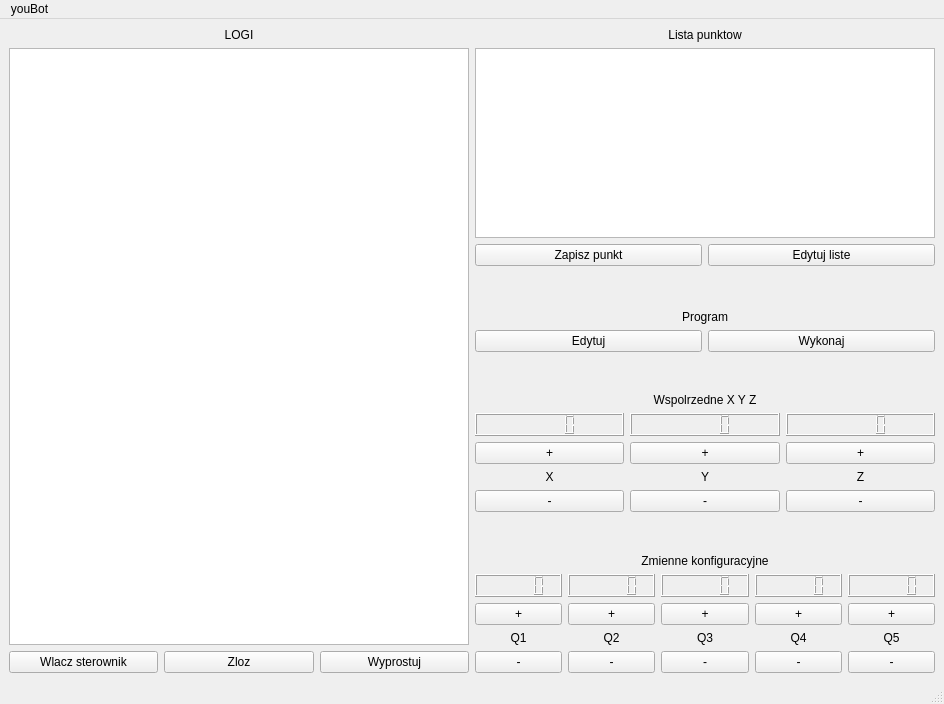
<?xml version="1.0" encoding="UTF-8"?>
<ui version="4.0">
 <class>MainWindowDesign</class>
 <widget class="QMainWindow" name="MainWindowDesign">
  <property name="geometry">
   <rect>
    <x>0</x>
    <y>0</y>
    <width>944</width>
    <height>704</height>
   </rect>
  </property>
  <property name="windowTitle">
   <string>youBot</string>
  </property>
  <property name="windowIcon">
   <iconset resource="../resources/images.qrc">
    <normaloff>:/images/icon.png</normaloff>:/images/icon.png</iconset>
  </property>
  <property name="locale">
   <locale language="Polish" country="Poland"/>
  </property>
  <widget class="QWidget" name="centralwidget">
   <layout class="QHBoxLayout" name="horizontalLayout_17">
    <item>
     <layout class="QVBoxLayout" name="verticalLayout_7">
      <item>
       <widget class="QLabel" name="logs_label">
        <property name="text">
         <string>LOGI</string>
        </property>
        <property name="alignment">
         <set>Qt::AlignCenter</set>
        </property>
       </widget>
      </item>
      <item>
       <widget class="QTextEdit" name="log_window"/>
      </item>
      <item>
       <layout class="QHBoxLayout" name="horizontalLayout_10">
        <item>
         <widget class="QPushButton" name="run_driver">
          <property name="text">
           <string>Wlacz sterownik</string>
          </property>
         </widget>
        </item>
        <item>
         <widget class="QPushButton" name="fold">
          <property name="text">
           <string>Zloz</string>
          </property>
         </widget>
        </item>
        <item>
         <widget class="QPushButton" name="candle">
          <property name="text">
           <string>Wyprostuj</string>
          </property>
         </widget>
        </item>
       </layout>
      </item>
     </layout>
    </item>
    <item>
     <layout class="QVBoxLayout" name="verticalLayout_5">
      <item>
       <layout class="QVBoxLayout" name="verticalLayout_3">
        <item>
         <layout class="QHBoxLayout" name="horizontalLayout_7"/>
        </item>
        <item>
         <layout class="QVBoxLayout" name="verticalLayout_4">
          <item>
           <layout class="QHBoxLayout" name="horizontalLayout_11">
            <item>
             <widget class="QLabel" name="points_label">
              <property name="text">
               <string>Lista punktow</string>
              </property>
              <property name="alignment">
               <set>Qt::AlignCenter</set>
              </property>
             </widget>
            </item>
           </layout>
          </item>
          <item>
           <widget class="QListView" name="listView"/>
          </item>
          <item>
           <layout class="QHBoxLayout" name="horizontalLayout_12">
            <item>
             <widget class="QPushButton" name="save">
              <property name="text">
               <string>Zapisz punkt</string>
              </property>
             </widget>
            </item>
            <item>
             <widget class="QPushButton" name="q4_minus_3">
              <property name="text">
               <string>Edytuj liste</string>
              </property>
             </widget>
            </item>
           </layout>
          </item>
          <item>
           <spacer name="verticalSpacer_2">
            <property name="orientation">
             <enum>Qt::Vertical</enum>
            </property>
            <property name="sizeHint" stdset="0">
             <size>
              <width>20</width>
              <height>40</height>
             </size>
            </property>
           </spacer>
          </item>
         </layout>
        </item>
        <item>
         <layout class="QHBoxLayout" name="horizontalLayout_8">
          <item>
           <widget class="QLabel" name="program_label">
            <property name="text">
             <string>Program</string>
            </property>
            <property name="alignment">
             <set>Qt::AlignCenter</set>
            </property>
           </widget>
          </item>
         </layout>
        </item>
        <item>
         <layout class="QHBoxLayout" name="horizontalLayout_9">
          <item>
           <widget class="QPushButton" name="edit">
            <property name="text">
             <string>Edytuj</string>
            </property>
           </widget>
          </item>
          <item>
           <widget class="QPushButton" name="execute">
            <property name="text">
             <string>Wykonaj</string>
            </property>
           </widget>
          </item>
         </layout>
        </item>
       </layout>
      </item>
      <item>
       <spacer name="verticalSpacer_4">
        <property name="orientation">
         <enum>Qt::Vertical</enum>
        </property>
        <property name="sizeHint" stdset="0">
         <size>
          <width>20</width>
          <height>40</height>
         </size>
        </property>
       </spacer>
      </item>
      <item>
       <layout class="QVBoxLayout" name="verticalLayout_2">
        <item>
         <widget class="QLabel" name="var_cord_label">
          <property name="text">
           <string>Wspolrzedne X Y Z</string>
          </property>
          <property name="alignment">
           <set>Qt::AlignCenter</set>
          </property>
         </widget>
        </item>
        <item>
         <layout class="QHBoxLayout" name="horizontalLayout_16">
          <item>
           <widget class="QLCDNumber" name="lcd_x"/>
          </item>
          <item>
           <widget class="QLCDNumber" name="lcd_y"/>
          </item>
          <item>
           <widget class="QLCDNumber" name="lcd_z"/>
          </item>
         </layout>
        </item>
        <item>
         <layout class="QHBoxLayout" name="horizontalLayout_4">
          <item>
           <widget class="QPushButton" name="q1_plus_2">
            <property name="text">
             <string>+</string>
            </property>
           </widget>
          </item>
          <item>
           <widget class="QPushButton" name="q4_plus_2">
            <property name="text">
             <string>+</string>
            </property>
           </widget>
          </item>
          <item>
           <widget class="QPushButton" name="q5_plus_2">
            <property name="text">
             <string>+</string>
            </property>
           </widget>
          </item>
         </layout>
        </item>
        <item>
         <layout class="QHBoxLayout" name="horizontalLayout_5">
          <item>
           <widget class="QLabel" name="x_label">
            <property name="text">
             <string>X</string>
            </property>
            <property name="alignment">
             <set>Qt::AlignCenter</set>
            </property>
           </widget>
          </item>
          <item>
           <widget class="QLabel" name="y_label">
            <property name="text">
             <string>Y</string>
            </property>
            <property name="alignment">
             <set>Qt::AlignCenter</set>
            </property>
           </widget>
          </item>
          <item>
           <widget class="QLabel" name="z_label">
            <property name="text">
             <string>Z</string>
            </property>
            <property name="alignment">
             <set>Qt::AlignCenter</set>
            </property>
           </widget>
          </item>
         </layout>
        </item>
        <item>
         <layout class="QHBoxLayout" name="horizontalLayout_6">
          <item>
           <widget class="QPushButton" name="q1_minus_2">
            <property name="text">
             <string>-</string>
            </property>
           </widget>
          </item>
          <item>
           <widget class="QPushButton" name="q4_minus_2">
            <property name="text">
             <string>-</string>
            </property>
           </widget>
          </item>
          <item>
           <widget class="QPushButton" name="q5_minus_2">
            <property name="text">
             <string>-</string>
            </property>
           </widget>
          </item>
         </layout>
        </item>
       </layout>
      </item>
      <item>
       <spacer name="verticalSpacer_3">
        <property name="orientation">
         <enum>Qt::Vertical</enum>
        </property>
        <property name="sizeHint" stdset="0">
         <size>
          <width>20</width>
          <height>40</height>
         </size>
        </property>
       </spacer>
      </item>
      <item>
       <layout class="QVBoxLayout" name="verticalLayout">
        <item>
         <widget class="QLabel" name="var_q_label">
          <property name="text">
           <string>Zmienne konfiguracyjne</string>
          </property>
          <property name="alignment">
           <set>Qt::AlignCenter</set>
          </property>
         </widget>
        </item>
        <item>
         <layout class="QHBoxLayout" name="horizontalLayout_13">
          <item>
           <widget class="QLCDNumber" name="lcd_q1"/>
          </item>
          <item>
           <widget class="QLCDNumber" name="lcd_q2"/>
          </item>
          <item>
           <widget class="QLCDNumber" name="lcd_q3"/>
          </item>
          <item>
           <widget class="QLCDNumber" name="lcd_q4"/>
          </item>
          <item>
           <widget class="QLCDNumber" name="lcd_q5"/>
          </item>
         </layout>
        </item>
        <item>
         <layout class="QHBoxLayout" name="horizontalLayout">
          <item>
           <widget class="QPushButton" name="q1_plus">
            <property name="text">
             <string>+</string>
            </property>
           </widget>
          </item>
          <item>
           <widget class="QPushButton" name="q2_plus">
            <property name="text">
             <string>+</string>
            </property>
           </widget>
          </item>
          <item>
           <widget class="QPushButton" name="q3_plus">
            <property name="text">
             <string>+</string>
            </property>
           </widget>
          </item>
          <item>
           <widget class="QPushButton" name="q4_plus">
            <property name="text">
             <string>+</string>
            </property>
           </widget>
          </item>
          <item>
           <widget class="QPushButton" name="q5_plus">
            <property name="text">
             <string>+</string>
            </property>
           </widget>
          </item>
         </layout>
        </item>
        <item>
         <layout class="QHBoxLayout" name="horizontalLayout_3">
          <item>
           <widget class="QLabel" name="q1_label">
            <property name="text">
             <string>Q1</string>
            </property>
            <property name="alignment">
             <set>Qt::AlignCenter</set>
            </property>
           </widget>
          </item>
          <item>
           <widget class="QLabel" name="q2_label">
            <property name="text">
             <string>Q2</string>
            </property>
            <property name="alignment">
             <set>Qt::AlignCenter</set>
            </property>
           </widget>
          </item>
          <item>
           <widget class="QLabel" name="q3_label">
            <property name="text">
             <string>Q3</string>
            </property>
            <property name="alignment">
             <set>Qt::AlignCenter</set>
            </property>
           </widget>
          </item>
          <item>
           <widget class="QLabel" name="q4_label">
            <property name="text">
             <string>Q4</string>
            </property>
            <property name="alignment">
             <set>Qt::AlignCenter</set>
            </property>
           </widget>
          </item>
          <item>
           <widget class="QLabel" name="q5_label">
            <property name="text">
             <string>Q5</string>
            </property>
            <property name="alignment">
             <set>Qt::AlignCenter</set>
            </property>
           </widget>
          </item>
         </layout>
        </item>
        <item>
         <layout class="QHBoxLayout" name="horizontalLayout_2">
          <item>
           <widget class="QPushButton" name="q1_minus">
            <property name="text">
             <string>-</string>
            </property>
           </widget>
          </item>
          <item>
           <widget class="QPushButton" name="q2_minus">
            <property name="text">
             <string>-</string>
            </property>
           </widget>
          </item>
          <item>
           <widget class="QPushButton" name="q3_minus">
            <property name="text">
             <string>-</string>
            </property>
           </widget>
          </item>
          <item>
           <widget class="QPushButton" name="q4_minus">
            <property name="text">
             <string>-</string>
            </property>
           </widget>
          </item>
          <item>
           <widget class="QPushButton" name="q5_minus">
            <property name="text">
             <string>-</string>
            </property>
           </widget>
          </item>
         </layout>
        </item>
       </layout>
      </item>
     </layout>
    </item>
   </layout>
  </widget>
  <widget class="QMenuBar" name="menubar">
   <property name="geometry">
    <rect>
     <x>0</x>
     <y>0</y>
     <width>944</width>
     <height>25</height>
    </rect>
   </property>
   <widget class="QMenu" name="menu_File">
    <property name="title">
     <string>youBot</string>
    </property>
    <addaction name="action_Preferences"/>
    <addaction name="separator"/>
    <addaction name="actionAbout"/>
    <addaction name="actionAbout_Qt"/>
    <addaction name="separator"/>
    <addaction name="action_Quit"/>
   </widget>
   <addaction name="menu_File"/>
  </widget>
  <widget class="QStatusBar" name="statusbar"/>
  <action name="action_Quit">
   <property name="text">
    <string>&amp;Quit</string>
   </property>
   <property name="shortcut">
    <string>Ctrl+Q</string>
   </property>
   <property name="shortcutContext">
    <enum>Qt::ApplicationShortcut</enum>
   </property>
  </action>
  <action name="action_Preferences">
   <property name="text">
    <string>&amp;Preferences</string>
   </property>
  </action>
  <action name="actionAbout">
   <property name="text">
    <string>&amp;About</string>
   </property>
  </action>
  <action name="actionAbout_Qt">
   <property name="text">
    <string>About &amp;Qt</string>
   </property>
  </action>
 </widget>
 <resources>
  <include location="../resources/images.qrc"/>
 </resources>
 <connections>
  <connection>
   <sender>action_Quit</sender>
   <signal>triggered()</signal>
   <receiver>MainWindowDesign</receiver>
   <slot>close()</slot>
   <hints>
    <hint type="sourcelabel">
     <x>-1</x>
     <y>-1</y>
    </hint>
    <hint type="destinationlabel">
     <x>399</x>
     <y>299</y>
    </hint>
   </hints>
  </connection>
 </connections>
</ui>
